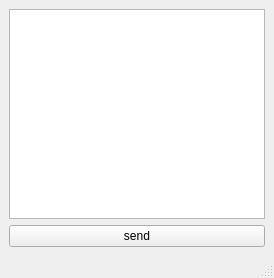
<?xml version="1.0" encoding="UTF-8"?>
<ui version="4.0">
 <class>MainWindow</class>
 <widget class="QMainWindow" name="MainWindow">
  <property name="enabled">
   <bool>true</bool>
  </property>
  <property name="geometry">
   <rect>
    <x>0</x>
    <y>0</y>
    <width>274</width>
    <height>278</height>
   </rect>
  </property>
  <property name="windowTitle">
   <string>MainWindow</string>
  </property>
  <widget class="QWidget" name="centralwidget">
   <layout class="QVBoxLayout" name="verticalLayout">
    <item>
     <widget class="QPlainTextEdit" name="plainTextEdit"/>
    </item>
    <item>
     <widget class="QPushButton" name="pushButton">
      <property name="enabled">
       <bool>true</bool>
      </property>
      <property name="text">
       <string>send</string>
      </property>
     </widget>
    </item>
   </layout>
  </widget>
  <widget class="QMenuBar" name="menubar">
   <property name="geometry">
    <rect>
     <x>0</x>
     <y>0</y>
     <width>274</width>
     <height>21</height>
    </rect>
   </property>
  </widget>
  <widget class="QStatusBar" name="statusbar"/>
 </widget>
 <resources/>
 <connections/>
</ui>
